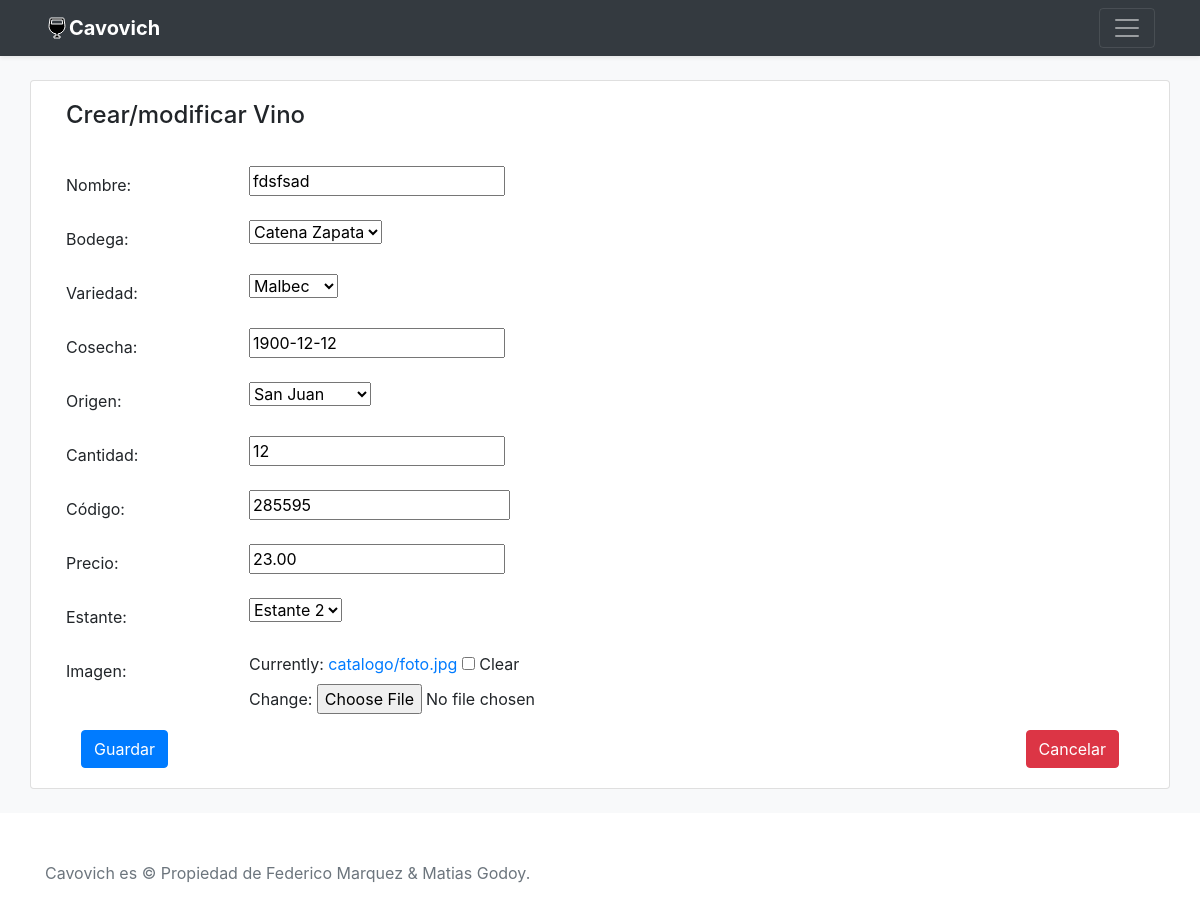
The page /update/8/ on the database its author committed.
### Cavovich/models.py (models this page shows, shortened)
class Vino(models.Model):
    nombre = models.CharField(max_length=100)
    bodega = models.ForeignKey(Bodega, on_delete=CASCADE)
    variedad = models.ForeignKey(Variedad, on_delete=CASCADE)
    cosecha = models.DateField()
    origen = models.ForeignKey(Origen, on_delete=CASCADE)
    cantidad = models.PositiveSmallIntegerField()
    codigo = models.BigIntegerField()
    precio = models.DecimalField(max_digits=8, decimal_places=2)
    estante = models.ForeignKey(Estante, on_delete=CASCADE)
    imagen = models.ImageField(upload_to="catalogo/", blank=True) #se van a guardar en media/catalogo

class Bodega(models.Model):
    bodega = models.CharField(max_length=50)
    def __str__(self) -> str:
        return self.bodega

class Variedad(models.Model):
    variedad = models.CharField(max_length=50)
    def __str__(self) -> str:
        return self.variedad

class Origen(models.Model):
    origen = models.CharField(max_length=50)
    def __str__(self) -> str:
        return self.origen

class Estante(models.Model):
    estante = models.CharField(max_length=50)
    def __str__(self) -> str:
        return self.estante

### Cavovich/views.py (the view)
# urls.py: path('update/<int:pk>/', VinoUpdate.as_view()),
class VinoUpdate(UpdateView):
    model = Vino
    template_name = 'cavovich/vino.html'
    form_class = VinoForm
    success_url = "/"

### Cavovich/forms.py
class VinoForm(forms.ModelForm):
    class Meta:
        model = Vino
        fields = '__all__'

### cart/cart.py (called while the page is built)
    def __len__(self):
        return sum(item['quantity'] for item in self.cart.values())

### cart/context_processors.py (called while the page is built)
def cart(request):
    return {'cart': Cart(request)}

### templates/cavovich/vino.html (shortened to what this page needs)
{% extends 'cavovich/baseIndex.html' %}
{% block content %}
{% load static %}
<main role="main ">
    <div class="bg-light">
        <br>
        <div class="container card bg-white">
            <div class="card-body">
                <h4 class="card-title">Crear/modificar Vino</h5><br>
                <form method="post" enctype="multipart/form-data">
                    <div class="row mb-3">
                        <label for="id_nombre" class="col-sm-2 col-form-label">Nombre:</label>
                        <div class="col-sm-10">
                            {{ form.nombre }}
                        </div>
                    </div>
                    <div class="row mb-3">
                        <label for="id_bodega" class="col-sm-2 col-form-label">Bodega:</label>
                        <div class="col-sm-10">
                            {{ form.bodega }}
                        </div>
                    </div>
                    <div class="row mb-3">
                        <label for="id_bodega" class="col-sm-2 col-form-label">Variedad:</label>
                        <div class="col-sm-10">
                            {{ form.variedad }}
                        </div>
                    </div>
                    <div class="row mb-3">
                        <label for="id_bodega" class="col-sm-2 col-form-label">Cosecha:</label>
                        <div class="col-sm-10">
                            {{ form.cosecha }}
                        </div>
                    </div>
                    <div class="row mb-3">
                        <label for="id_bodega" class="col-sm-2 col-form-label">Origen:</label>
                        <div class="col-sm-10">
                            {{ form.origen }}
                        </div>
                    </div>
                    <div class="row mb-3">
                        <label for="id_bodega" class="col-sm-2 col-form-label">Cantidad:</label>
                        <div class="col-sm-10">
                            {{ form.cantidad }}
                        </div>
                    </div>
                    <div class="row mb-3">
                        <label for="id_bodega" class="col-sm-2 col-form-label">Código:</label>
                        <div class="col-sm-10">
                            {{ form.codigo }}
                        </div>
                    </div>
                    <div class="row mb-3">
                        <label for="id_bodega" class="col-sm-2 col-form-label">Precio:</label>
                        <div class="col-sm-10">
                            {{ form.precio }}
                        </div>
                    </div>
                    <div class="row mb-3">
                        <label for="id_bodega" class="col-sm-2 col-form-label">Estante:</label>
                        <div class="col-sm-10">
                            {{ form.estante }}
                        </div>
                    </div>
                    <div class="row mb-3">
                        <label for="id_bodega" class="col-sm-2 col-form-label">Imagen:</label>
                        <div class="col-sm-10">
                            {{ form.imagen }}
                        </div>
                    </div>
                    <div class="col-lg-12">
                        <input type="submit" class="btn btn-primary" value="Guardar">
                        <a href="{% url 'inicio' %}">
                            <input type="button" class="btn btn-danger float-right" value="Cancelar" >
                        </a>
                    </div>
                </form>
            </div>
        </div>
        <br>
    </div>
</main>
{% endblock %}

### rows shown on the page
Vino: nombre "fdsfsad", cosecha "1900-12-12", cantidad "12", codigo "285595", precio "23.00"
Bodega: bodega "Catena Zapata"
Variedad: variedad "Malbec"
Origen: origen "San Juan"
Estante: estante "Estante 2"
